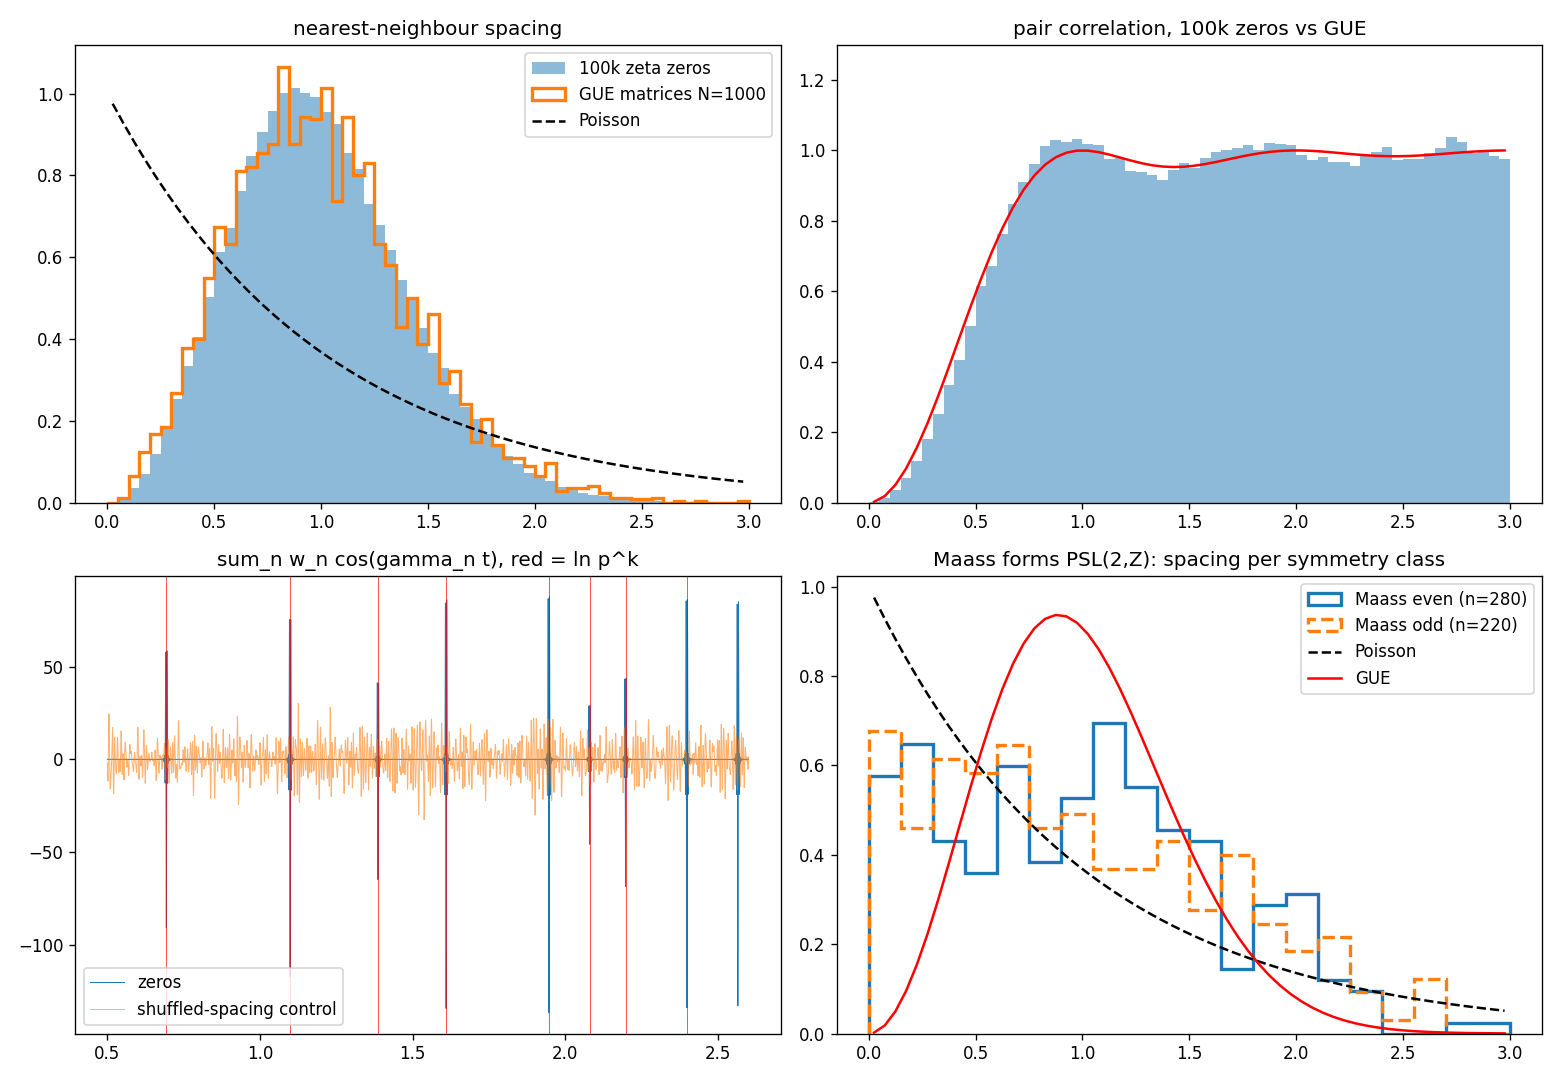

Reproduce this figure in Python.
"""round 2: reconciliation, Antigravity audit, GUE@100k, Maass/Selberg, Li machine, closest pairs."""
import json, time, numpy as np, mpmath as mp
from scipy.stats import ks_2samp, kstest
from scipy.signal import find_peaks
import matplotlib; matplotlib.use("Agg"); import matplotlib.pyplot as plt
S="/private/tmp/claude-501/-Users-peterviviani-Library-Mobile-Documents-com-apple-CloudDocs-AUMARA---AURACLE-BREAK-THROUGHS----GOLDEN-HORIZON-PRINCIPLE---/473084a9-1951-40be-aa45-7ac8696063c9/scratchpad"
t0=time.time(); out={}; rng=np.random.default_rng(2701)
Z=np.loadtxt(S+"/zeros1.txt"); z1k=np.loadtxt("zeros.txt")
Ns=lambda T:(T/(2*np.pi))*np.log(T/(2*np.pi*np.e))+7/8
out["inputs"]={"odlyzko_n":len(Z),"odlyzko_max":float(Z[-1]),"max_abs_diff_vs_my_1000":float(np.max(np.abs(Z[:1000]-z1k)))}
# ---------- R2.1 reconciliation ----------
end=z1k[199]+5; n_in=int(np.searchsorted(Z,end,side="right"))
n=np.arange(1,1001); dev=np.maximum(np.abs(n-Ns(z1k)),np.abs((n-1)-Ns(z1k)))
d=np.mean(np.diff(z1k[:20])); devc=np.maximum(np.abs(n-z1k/d),np.abs((n-1)-z1k/d))
out["R2.1"]={"scan_end":float(end),"zeros_in_scan":n_in,"sup_smooth":float(dev.max()),"sup_smooth_at":int(dev.argmax()+1),
             "sup_comb":float(devc.max()),"sup_comb_at":int(devc.argmax()+1)}
# ---------- R2.2 Antigravity audit ----------
A={}
# L(E32,1) via functional-equation series
def primes(n):
    s=np.ones(n+1,bool); s[:2]=False
    for i in range(2,int(n**.5)+1):
        if s[i]: s[i*i::i]=False
    return np.nonzero(s)[0]
def ap(p):
    if p==2: return 0
    x=np.arange(p); r=(x**3-x)%p
    leg=np.where(r==0,0,np.where(np.array([pow(int(v),(p-1)//2,p) for v in r])==1,1,-1))
    return -int(leg.sum())
M=120; a={1:1}
for p in primes(M):
    p=int(p); a[p]=ap(p); pk=p*p; prev,cur=1,a[p]
    while pk<=M:
        nxt=a[p]*cur-(0 if p==2 else p)*prev; a[pk]=nxt; prev,cur=cur,nxt; pk*=p
def an(n):
    if n in a: return a[n]
    v=1; m=n
    for p in primes(n):
        p=int(p)
        if m%p==0:
            pk=1
            while m%p==0: m//=p; pk*=p
            v*=a[pk]
    return v
L32=2*sum(an(k)/k*np.exp(-2*np.pi*k/np.sqrt(32)) for k in range(1,M+1))
A["L_E32_1_series"]=float(L32); A["L_E32_1_antigravity"]=0.3912
# L6 detector on 100 zeros vs random control (same protocol as antigravity: 700 pts, height>=4, distance=10)
tv=np.linspace(0.1,3.5,700); g100=Z[:100]
def detect(g):
    F=np.cos(np.outer(tv,g)).sum(1); pk,_=find_peaks(F,height=4.0,distance=10); return tv[pk],F
targets={"ln2":np.log(2),"ln3":np.log(3),"ln4":np.log(4),"ln5":np.log(5),"ln7":np.log(7),"ln8":np.log(8),"ln9":np.log(9),"ln11":np.log(11)}
pz,Fz=detect(g100); hits_z=sum(np.min(np.abs(pz-v))<0.03 for v in targets.values())
ctrl=[]
for _ in range(200):
    gr=np.sort(rng.uniform(g100[0],g100[-1],100)); pr,_=detect(gr); ctrl.append((len(pr),sum(np.min(np.abs(pr-v))<0.03 for v in targets.values()) if len(pr) else 0))
ctrl=np.array(ctrl)
A["L6_protocol"]={"zeros_peaks":int(len(pz)),"zeros_target_hits_of_8":int(hits_z),"random_peaks_mean":float(ctrl[:,0].mean()),
   "random_target_hits_mean":float(ctrl[:,1].mean()),"random_hits_ge_zeros_frac":float((ctrl[:,1]>=hits_z).mean()),"noise_std_sum100cos":float(np.sqrt(50))}
# phenomenon at 100k: fine local grid (+-0.003, step 1e-5) around each ln p^k, Hann window over index; shuffled-spacing control
w=0.5*(1-np.cos(2*np.pi*np.arange(len(Z))/len(Z)))
def local_depth(g,v,half=0.003,step=1e-5):
    tl=np.arange(v-half,v+half,step); F=np.zeros(len(tl))
    for i in range(0,len(tl),50): F[i:i+50]=(np.cos(np.outer(tl[i:i+50],g))*w).sum(1)
    return float(-F.min()), float(tl[F.argmin()]), float(F.std())
gs=Z[0]+np.concatenate([[0],np.cumsum(rng.permutation(np.diff(Z)))])
ph={}; pc={}; loc={}
for k,v in targets.items():
    dz_,tz_,_=local_depth(Z,v); dc_,_,sc_=local_depth(gs,v); ph[k]=dz_; pc[k]=dc_; loc[k]=tz_-v
offt=[local_depth(Z,v)[0] for v in [0.8,1.0,1.3,1.5,1.7,2.0,2.3]]   # off-target windows for zeros
A["L6_100k"]={"peak_depth_zeros":ph,"peak_offset_from_lnp":loc,"same_window_control":pc,"zeros_offtarget_depths":offt,
   "ratio_ln3_ln2":ph["ln3"]/ph["ln2"],"ratio_ln4_ln2":ph["ln4"]/ph["ln2"],"pred_ln3_ln2":float((np.log(3)/np.sqrt(3))/(np.log(2)/np.sqrt(2))),"pred_ln4_ln2":float((np.log(2)/2)/(np.log(2)/np.sqrt(2)))}
# coarse picture with 2000 zeros for the plot
tt=np.linspace(0.5,2.6,8401); w2=0.5*(1-np.cos(2*np.pi*np.arange(2000)/2000))
Fz=(np.cos(np.outer(tt,Z[:2000]))*w2).sum(1); Fc=(np.cos(np.outer(tt,gs[:2000]))*w2).sum(1)
# musical chord base rate
ivs=sorted({nn/dd for nn in range(1,10) for dd in range(1,10) if 1<nn/dd<=2})
u=rng.uniform(1.1,2.0,200000); hit=(np.min(np.abs(u[:,None]-np.array(ivs)[None,:]),axis=1)<0.02).mean()
r2,r3=Z[1]/Z[0],Z[2]/Z[0]
A["chord"]={"n_intervals":len(ivs),"p_single_hit_within_0.02":float(hit),"p_two_hits":float(hit**2),"gamma2_over_gamma1":float(r2),"gamma3_over_gamma1":float(r3),
   "nearest_iv_2":float(min(ivs,key=lambda x:abs(x-r2))),"nearest_iv_3":float(min(ivs,key=lambda x:abs(x-r3)))}
# Selberg geodesic lengths vs ln(p^k)
tr=np.arange(3,41); Lg=2*np.log((tr+np.sqrt(tr**2-4))/2)
pp=primes(3000); lpk=np.sort(np.concatenate([np.log(pp**k) for k in range(1,5)])); lpk=lpk[lpk<Lg.max()+1]
def mind(L): return np.min(np.abs(L[:,None]-lpk[None,:]),axis=1)
dz=mind(Lg); ctrlm=np.array([mind(rng.uniform(Lg.min(),Lg.max(),len(Lg))).mean() for _ in range(2000)])
ctrlmin=np.array([mind(rng.uniform(Lg.min(),Lg.max(),len(Lg))).min() for _ in range(2000)])
def isprimepower(m):
    for p in primes(int(m**.5)+1):
        p=int(p)
        if m%p==0:
            while m%p==0: m//=p
            return m==1
    return m>1
m2=tr**2-2; pp_hits=[int(t) for t,m in zip(tr,m2) if isprimepower(int(m))]
ident=np.abs(Lg-np.log(m2.astype(float)))
A["selberg_identity"]={"note":"2 ln eps_t = ln(t^2-2-eps'^2): geodesic length is within 1/t^4 of ln(t^2-2)","max_abs_L_minus_ln_t2m2":float(ident.max()),
   "t_with_t2m2_primepower":pp_hits,"count":len(pp_hits),"of":int(len(tr))}
A["selberg"]={"mean_dist_actual":float(dz.mean()),"pct_of_random_means_below_actual":float((ctrlm<dz.mean()).mean()*100),
   "min_dist_actual":float(dz.min()),"pct_of_random_mins_below_actual":float((ctrlmin<dz.min()).mean()*100),
   "t3_len":float(Lg[0]),"t3_dist_ln7":float(abs(Lg[0]-np.log(7))),"t5_len":float(Lg[2]),"t5_dist_ln23":float(abs(Lg[2]-np.log(23)))}
# Li coefficients from 100k zeros (+tail) vs 100 zeros (antigravity)
rho=0.5+1j*Z; wlog=np.log(1-1/rho)
def li(nmax,zsub,tail=True):
    T=zsub[-1]; ws=wlog[:len(zsub)]; lam=[]
    for k in range(1,nmax+1):
        v=2*np.real(np.sum(1-np.exp(k*ws)))
        if tail: v+=k*(np.log(T/(2*np.pi))+1)/(2*np.pi*T)
        lam.append(v)
    return np.array(lam)
lam=li(200,Z); lam100=li(100,Z[:100],tail=False)
gE=0.5772156649015329; coffey=lambda k:(k/2)*(np.log(k)+gE-1-np.log(2*np.pi))+0.5
A["li"]={"lambda1":float(lam[0]),"lambda1_exact":1+gE/2-np.log(4*np.pi)/2,"lambda10":float(lam[9]),"lambda100":float(lam[99]),"lambda200":float(lam[199]),
   "coffey100":float(coffey(100)),"coffey200":float(coffey(200)),"from_100_zeros_lambda10":float(lam100[9]),"from_100_zeros_lambda100":float(lam100[99]),
   "monotone_to_200":bool(np.all(np.diff(lam)>0)),"all_positive":bool(np.all(lam>0))}
# Gram's law on 100k zeros
th=lambda t:(t/2)*np.log(t/(2*np.pi))-t/2-np.pi/8+1/(48*t)+7/(5760*t**3)
dth=lambda t:0.5*np.log(t/(2*np.pi))-1/(48*t**2)-21/(5760*t**4)
nmax=int(Ns(Z[-1]))-3; ng=np.arange(-1,nmax+1); g=np.maximum(2*np.pi*np.exp(1+2*np.pi*ng/np.log(np.maximum(ng,1)+20)),10.0)
g=np.full(len(ng),20.0)+ng*3.0; g=np.maximum(g,10.0)
for _ in range(60): g=g-(th(g)-ng*np.pi)/dth(g)
cnt=np.diff(np.searchsorted(Z,g,side="right")); viol=np.nonzero(cnt!=1)[0]
A["gram"]={"n_intervals":int(len(cnt)),"first_violation_gram_index":int(ng[viol[0]+1]) if len(viol) else None,"violation_frac":float((cnt!=1).mean()),
   "g0":float(g[1]),"g_last":float(g[-1]),"max_theta_residual":float(np.max(np.abs(th(g)-ng*np.pi)))}
out["R2.2"]=A
# ---------- R2.3 GUE with 100k zeros ----------
u=Ns(Z); sz=np.diff(u); sz=sz/sz.mean()
def gue_spacings(N=1000,draws=10):
    sp=[]
    for _ in range(draws):
        G=rng.normal(size=(N,N))+1j*rng.normal(size=(N,N)); H=(G+G.conj().T)/2; ev=np.sort(np.linalg.eigvalsh(H))
        k=np.arange(1,N+1); lo,hi=N//4,3*N//4; c=np.polyfit(ev[lo:hi],k[lo:hi],7); uu=np.polyval(c,ev[lo:hi]); sp.append(np.diff(uu))
    sp=np.concatenate(sp); return sp/sp.mean()
sg=gue_spacings()
surm_cdf=lambda s:1-np.exp(-4*s**2/np.pi)*(1+0)  # placeholder replaced below
from scipy.special import erf
surm_cdf=lambda s: erf(2*s/np.sqrt(np.pi)) - (4*s/np.pi)*np.exp(-4*s**2/np.pi)
out["R2.3"]={"n_spacings":int(len(sz)),"KS_zeros_vs_GUEmatrix":float(ks_2samp(sz,sg).statistic),"KS_zeros_vs_surmise":float(kstest(sz,surm_cdf).statistic),
   "KS_zeros_vs_exp":float(kstest(sz,'expon').statistic),"KS_GUEmatrix_vs_surmise":float(kstest(sg,surm_cdf).statistic),"n_gue_spacings":int(len(sg))}
# pair correlation 100k
R2=[]; xs=np.linspace(0,3,61); xc=(xs[:-1]+xs[1:])/2
dd=[]
for k in range(1,12):
    dd.append(u[k:]-u[:-k])
dd=np.concatenate(dd); dd=dd[dd<3]; h,_=np.histogram(dd,xs); R2=h/(len(u)*0.05)
gue_r2=1-(np.sin(np.pi*xc)/(np.pi*xc))**2
out["R2.3"]["pair_corr_L1_to_GUE"]=float(np.mean(np.abs(R2-gue_r2))); out["R2.3"]["pair_corr_L1_to_Poisson"]=float(np.mean(np.abs(R2-1)))
# positions control: correlation of spacing sequences (independent sequences -> ~0)
G1=gue_spacings(1000,1); G2=gue_spacings(1000,1); m=min(len(G1),len(G2))
out["R2.3"]["spacing_corr_GUE1_GUE2"]=float(np.corrcoef(G1[:m],G2[:m])[0,1]); out["R2.3"]["spacing_corr_GUE1_zeros"]=float(np.corrcoef(G1[:m],sz[:m])[0,1])
# ---------- R2.4 Maass forms ----------
Mz=np.loadtxt(S+"/maass_r.txt"); res={}
def unfold_poly(r,deg=3):
    k=np.arange(1,len(r)+1); X=np.vstack([r**2,r*np.log(r),r,np.ones_like(r)]).T; c,*_=np.linalg.lstsq(X,k,rcond=None); uu=X@c; s=np.diff(uu); return s/s.mean()
for name,mask in [("even",Mz[:,1]==1),("odd",Mz[:,1]==0),("mixed",np.ones(len(Mz),bool))]:
    r=np.sort(Mz[mask,0]); s=unfold_poly(r)
    res[name]={"n":int(len(r)),"KS_exp":float(kstest(s,'expon').statistic),"KS_surmise":float(kstest(s,surm_cdf).statistic),"frac_below_0.2":float((s<0.2).mean()),"frac_below_0.1":float((s<0.1).mean())}
out["R2.4"]=res
# ---------- R2.5 Li rogue machine ----------
nn=np.arange(1,2_000_001); base=coffey(nn); base[:200]=lam
def rogue(beta,gam):
    tot=np.zeros(len(nn))
    for r in [beta+1j*gam,(1-beta)+1j*gam]:
        lw=np.log(1-1/r); tot+=2*np.real(1-np.exp(nn*lw))
    return tot
rg={}
for beta in [0.75,0.6]:
    for gam in [14.134725,100.0,1000.0]:
        lamr=base+rogue(beta,gam); neg=np.nonzero(lamr<0)[0]
        rg[f"beta={beta},gamma={gam}"]=int(nn[neg[0]]) if len(neg) else "none below 2e6"
out["R2.5"]={"n_crit":rg,"growth_rate_formula":"|1-1/(1-rho)|^n ~ exp(n(2beta-1)/(2|1-rho|^2))"}
# ---------- R2.6 closest pairs ----------
idx=np.argsort(sz)[:5]
out["R2.6"]={"frac_s_below_0.1":float((sz<0.1).mean()),"gue_pred_0.1":float(np.pi**2/9*0.1**3),"frac_s_below_0.2":float((sz<0.2).mean()),"gue_pred_0.2":float(np.pi**2/9*0.2**3),
   "poisson_0.1":float(1-np.exp(-0.1)),"poisson_0.2":float(1-np.exp(-0.2)),
   "closest5":[{"n":int(i+1),"gamma":float(Z[i]),"gap":float(Z[i+1]-Z[i]),"s":float(sz[i])} for i in idx]}
li_idx=int(np.searchsorted(Z,7005.0)); out["R2.6"]["lehmer"]={"n":li_idx+1,"gamma":float(Z[li_idx]),"gap":float(Z[li_idx+1]-Z[li_idx]),"s":float(sz[li_idx]),"rank_among_100k":int(np.sum(sz<sz[li_idx])+1)}
# ---------- plots ----------
fig,ax=plt.subplots(2,2,figsize=(13,9)); b=np.linspace(0,3,61); c=(b[:-1]+b[1:])/2
ax[0,0].hist(sz,b,density=True,alpha=.5,label="100k zeta zeros"); ax[0,0].hist(sg,b,density=True,histtype="step",lw=2,label="GUE matrices N=1000")
ax[0,0].plot(c,np.exp(-c),"k--",label="Poisson"); ax[0,0].legend(); ax[0,0].set_title("nearest-neighbour spacing")
ax[0,1].bar(xc,R2,width=.05,alpha=.5); ax[0,1].plot(xc,gue_r2,"r"); ax[0,1].set_title("pair correlation, 100k zeros vs GUE"); ax[0,1].set_ylim(0,1.3)
ax[1,0].plot(tt,Fz,lw=.6,label="zeros"); ax[1,0].plot(tt,Fc,lw=.6,alpha=.6,label="shuffled-spacing control")
for k,v in targets.items(): ax[1,0].axvline(v,c="r",lw=.4)
ax[1,0].legend(); ax[1,0].set_title("sum_n w_n cos(gamma_n t), red = ln p^k")
for name,ls in [("even","-"),("odd","--")]:
    r=np.sort(Mz[Mz[:,1]==(1 if name=="even" else 0),0]); s=unfold_poly(r); ax[1,1].hist(s,np.linspace(0,3,21),density=True,histtype="step",lw=2,ls=ls,label=f"Maass {name} (n={len(r)})")
ax[1,1].plot(c,np.exp(-c),"k--",label="Poisson"); ax[1,1].plot(c,(32/np.pi**2)*c**2*np.exp(-4*c**2/np.pi),"r",label="GUE"); ax[1,1].legend(); ax[1,1].set_title("Maass forms PSL(2,Z): spacing per symmetry class")
plt.tight_layout(); plt.savefig("round2.png",dpi=120)
out["runtime_s"]=time.time()-t0
json.dump(out,open("metrics-round2.json","w"),indent=1,default=str); print(json.dumps(out,indent=1,default=str))
